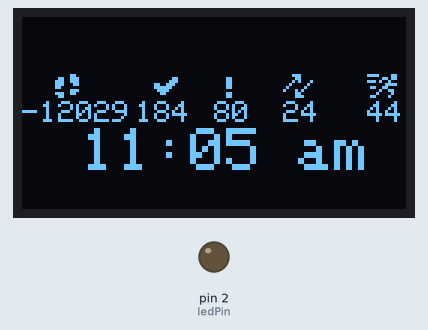
Simulated run of this sketch. Board: Arduino Uno, built for the host (arithmetic inside an expression is 32-bit, double 64-bit). Shown: 128×64 one-colour display, output pins drawn as LEDs (lit = HIGH). Random numbers use the default seed unless the sketch sets one.

Above: at 0.4 s.
At 4.4 s:
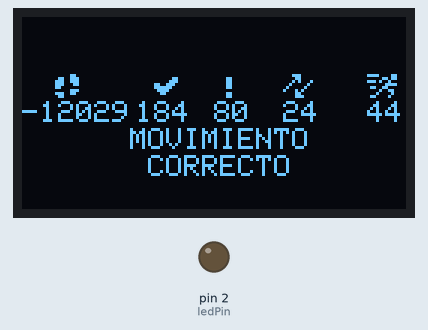
At 8.5 s:
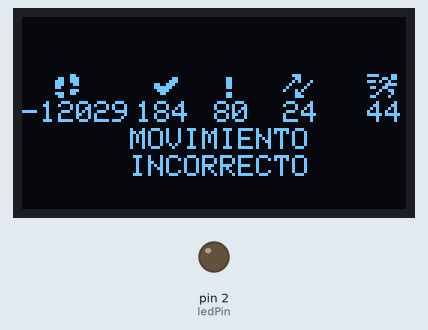
At 16.5 s:
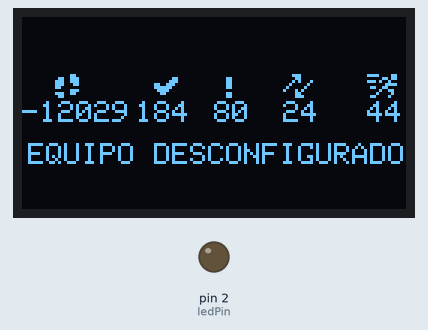
Timing chart, 0 to 18.0 s (numbered marks = the images above):
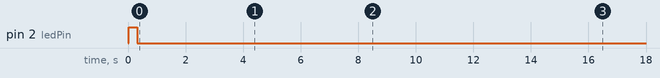

The sketch:

test_oled.ino
```cpp
//-------- DEMO OLED ---------------------

#include <Wire.h>
#include <Adafruit_GFX.h>
#include <Adafruit_SSD1306.h>

//-------- DEFINICION DE OLEDS -----------
#define SCREEN_WIDTH          128   // OLED display anchura (px).
#define SCREEN_HEIGHT         64    // OLED display altura (px).

#define OLED_RESET            -1    // Reset pin # (or -1 if sharing Arduino reset pin).

#define ledPin                2

#define ANIMATION_NUMBER      2     // Cant. de frames que cambiará cada vez que se llama la función.
#define ANIMATION_TIME        500   // Tiempo de muestreo entre cada frame.
#define OLED_ADDRESS          0x3C  // Direccion I2C de la oled, también puede ser 0x3D.

Adafruit_SSD1306 display(SCREEN_WIDTH, SCREEN_HEIGHT, &Wire, OLED_RESET); // Declaration for an SSD1306 display connected to I2C (SDA, SCL pins).
//----------------------------------------

//-------- PANTALLAS OLED ----------------
#define HORA                  1
#define MOVIMIENTO_CORRECTO   2
#define MOVIMIENTO_INCORRECTO 3
#define BATERIA_BAJA          4
#define DESCONFIGURADO        5

#define BUFFER_LLENO          1
#define ACTIVANDO_IMU         2
#define ACTIVANDO_IMU_FALLA   3

#define BATT_ZERO             0
#define BATT_EMPTY            5
//----------------------------------------

int y = 19;                           // Offset para oled 128x64, Debe ser 0 para oled 128x32.

//----------------------- VARIABLES MODO OPERACION -------------------
int pasos;                            // Pasos.
int pc;                               // Operaciones Correctas.
int par;                              // Posiciones Alto Riesgo.
int hi;                               // Movimientos de Alta Intensidad.
int hv;                               // Operaciones Alta Velocidad.

int hour = 12;
int minute = 00;
char *amPm = "am";
//--------------------------------------------------------------------

//----------------------- VARIABLES AUX ------------------------------
int curr_time;
int tt = 4;
int xx = 59;
int yy = y + 9;
//--------------------------------------------------------------------

//----------------------- LOGOS MODO OPERACION -----------------------------------------------------------------------------------------

static const uint8_t steps[16]        = {0x03, 0x00, 0x33, 0x80, 0x73, 0x80, 0x70, 0x80, 0x41, 0x80, 0x63, 0x80, 0x73, 0x00, 0x30, 0x00};
static const uint8_t check[16]        = {0x00, 0x00, 0x01, 0x80, 0x03, 0x80, 0x67, 0x00, 0x7e, 0x00, 0x3c, 0x00, 0x18, 0x00, 0x00, 0x00};
static const uint8_t alert[16]        = {0x00, 0x00, 0x0c, 0x00, 0x0c, 0x00, 0x0c, 0x00, 0x0c, 0x00, 0x00, 0x00, 0x0c, 0x00, 0x0c, 0x00};
static const uint8_t acceleration[16] = {0x1c, 0x00, 0x0c, 0x00, 0x14, 0x40, 0x20, 0x80, 0x41, 0x00, 0x8a, 0x00, 0x0c, 0x00, 0x0e, 0x00};
static const uint8_t stepsV2[16]      = {0x70, 0x00, 0x73, 0x80, 0x73, 0x80, 0x03, 0x80, 0x70, 0x00, 0x73, 0x80, 0x03, 0x80, 0x00, 0x00};
static const uint8_t stepsV3[16]      = {0x03, 0x00, 0x33, 0x80, 0x73, 0x80, 0x71, 0x80, 0x60, 0x00, 0x03, 0x80, 0x73, 0x00, 0x30, 0x00};
static const uint8_t velocity[16]     = {0x00, 0x00, 0x8f, 0xc0, 0x68, 0x40, 0x08, 0x40, 0xd8, 0x40, 0x08, 0x40, 0x6f, 0xc0, 0x00, 0x00};
static const uint8_t velocityV2[16]   = {0xf0, 0xc0, 0x06, 0xc0, 0xe9, 0x00, 0x03, 0xc0, 0x66, 0x00, 0x09, 0x80, 0x10, 0x80, 0x61, 0x00};

//-------------------------------------------------------------------------------------------------------------------------------------------------------------------------------------------------

//---------------------- SPRITES LOAD ANIMATION ------------------------------------------------

const unsigned char PROGMEM frames [9][33] = {
  {0x00, 0x00, 0x01, 0x80, 0x03, 0xC0, 0x02, 0x48, 0x3C, 0x3C, 0x20, 0x84, 0x33, 0xCC, 0x12, 0x48, 0x16, 0x68, 0x33, 0xCC, 0x20, 0x84, 0x3E, 0x3C, 0x02, 0x40, 0x03, 0xC0, 0x00, 0x80, 0x00, 0x00},
  {0x00, 0x00, 0x01, 0x80, 0x01, 0xC0, 0x1B, 0x60, 0x3C, 0x3C, 0x31, 0x1C, 0x13, 0xC4, 0x12, 0x4C, 0x36, 0x68, 0x23, 0xC8, 0x28, 0x8C, 0x3C, 0x3C, 0x06, 0xD8, 0x03, 0x80, 0x02, 0x80, 0x00, 0x00},
  {0x00, 0x00, 0x00, 0x80, 0x01, 0xE0, 0x1F, 0x20, 0x34, 0x30, 0x10, 0x9C, 0x13, 0xC6, 0x12, 0x4C, 0x76, 0x68, 0x23, 0xC8, 0x38, 0x88, 0x0C, 0x2C, 0x04, 0xF8, 0x07, 0x00, 0x01, 0x00, 0x00, 0x00},
  {0x00, 0x00, 0x00, 0x40, 0x0C, 0xE0, 0x1F, 0xA0, 0x10, 0x30, 0x19, 0x1C, 0x1B, 0xCC, 0x32, 0x46, 0x66, 0x6C, 0x23, 0xC8, 0x39, 0x18, 0x0C, 0x48, 0x0D, 0xF8, 0x07, 0x10, 0x00, 0x00, 0x00, 0x00},
  {0x00, 0x00, 0x00, 0x00, 0x0C, 0x70, 0x1B, 0x90, 0x18, 0x30, 0x08, 0x90, 0x13, 0xCC, 0x72, 0x44, 0x66, 0x6E, 0x33, 0xC8, 0x08, 0x90, 0x08, 0x10, 0x0B, 0xD8, 0x0E, 0x30, 0x00, 0x00, 0x00, 0x00},
  {0x00, 0x00, 0x00, 0x00, 0x0E, 0x70, 0x0B, 0xD8, 0x08, 0x10, 0x08, 0x90, 0x33, 0xD8, 0x26, 0x46, 0x62, 0x66, 0x1B, 0xCC, 0x08, 0x90, 0x08, 0x10, 0x1B, 0xD0, 0x06, 0x70, 0x00, 0x00, 0x00, 0x00},
  {0x00, 0x00, 0x02, 0x00, 0x07, 0x30, 0x0D, 0xF8, 0x0C, 0x18, 0x39, 0x10, 0x33, 0xD8, 0x62, 0x4C, 0x36, 0x66, 0x13, 0xCE, 0x19, 0x98, 0x10, 0x30, 0x1F, 0xB0, 0x0C, 0xF0, 0x00, 0x00, 0x00, 0x00},
  {0x00, 0x00, 0x01, 0x00, 0x07, 0x00, 0x05, 0xF8, 0x0C, 0x08, 0x38, 0x18, 0x23, 0xC8, 0x72, 0x48, 0x16, 0x66, 0x13, 0xC4, 0x10, 0x9C, 0x10, 0x30, 0x1F, 0x20, 0x00, 0xE0, 0x00, 0x80, 0x00, 0x00},
  {0x00, 0x00, 0x03, 0x00, 0x03, 0x80, 0x06, 0xF8, 0x1C, 0x6C, 0x39, 0x0C, 0x63, 0xC8, 0x36, 0x48, 0x16, 0x6C, 0x13, 0xC6, 0x30, 0x9C, 0x34, 0x38, 0x1F, 0x60, 0x01, 0xE0, 0x00, 0x80, 0x00, 0x00}
};
//-------------------------------------------------------------------------------------------------------------------------------------------------------------------------------------------------

//---------------------- FRAME FAIL IMU --------------------------------------------------------
const unsigned char PROGMEM error_imu[] = {0x03, 0xc0, 0x07, 0xe0, 0x07, 0xe0, 0x07, 0xe0, 0x07, 0xe0, 0x07, 0xe0, 0x07, 0xe0, 0x07, 0xe0, 0x07, 0xe0, 0x03, 0xc0, 0x01, 0x80, 0x00, 0x00, 0x00, 0x00, 0x01, 0x80, 0x03, 0xc0, 0x01, 0x80};
//----------------------------------------------------------------------------------------------

//---------------------- battery sprites -------------------------------------------------------
/*
  Batt_frames definition:
  0: batt_0
  1: batt_25
  2: batt_50
  3: batt_75
  4: batt_100
  5: batt_empty
  6: batt_empty_small
*/
const unsigned char PROGMEM batt_frames[7][48]    = {
  {0x3F, 0xFF, 0xF0, 0x7F, 0xFF, 0xF8, 0xC0, 0x00, 0x0C, 0xC0, 0x00, 0x0C, 0xC0, 0x00, 0x0C, 0xC0, 0x00, 0x0C, 0xC0, 0x00, 0x0F, 0xC0, 0x00, 0x0F, 0xC0, 0x00, 0x0F, 0xC0, 0x00, 0x0F, 0xC0, 0x00, 0x0F, 0xC0, 0x00, 0x0C, 0xC0, 0x00, 0x0C, 0xC0, 0x00, 0x0C, 0x7F, 0xFF, 0xF8, 0x3F, 0xFF, 0xF0},
  {0x3F, 0xFF, 0xF0, 0x7F, 0xFF, 0xF8, 0xC0, 0x00, 0x0C, 0xDE, 0x00, 0x0C, 0xDE, 0x00, 0x0C, 0xDE, 0x00, 0x0C, 0xDE, 0x00, 0x0F, 0xDE, 0x00, 0x0F, 0xDE, 0x00, 0x0F, 0xDE, 0x00, 0x0F, 0xDE, 0x00, 0x0F, 0xDE, 0x00, 0x0C, 0xDE, 0x00, 0x0C, 0xC0, 0x00, 0x0C, 0x7F, 0xFF, 0xF8, 0x3F, 0xFF, 0xF0},
  {0x3F, 0xFF, 0xF0, 0x7F, 0xFF, 0xF8, 0xC0, 0x00, 0x0C, 0xDF, 0xE0, 0x0C, 0xDF, 0xE0, 0x0C, 0xDF, 0xE0, 0x0C, 0xDF, 0xE0, 0x0F, 0xDF, 0xE0, 0x0F, 0xDF, 0xE0, 0x0F, 0xDF, 0xE0, 0x0F, 0xDF, 0xE0, 0x0F, 0xDF, 0xE0, 0x0C, 0xDF, 0xE0, 0x0C, 0xC0, 0x00, 0x0C, 0x7F, 0xFF, 0xF8, 0x3F, 0xFF, 0xF0},
  {0x3F, 0xFF, 0xF0, 0x7F, 0xFF, 0xF8, 0xC0, 0x00, 0x0C, 0xDF, 0xFE, 0x0C, 0xDF, 0xFE, 0x0C, 0xDF, 0xFE, 0x0C, 0xDF, 0xFE, 0x0F, 0xDF, 0xFE, 0x0F, 0xDF, 0xFE, 0x0F, 0xDF, 0xFE, 0x0F, 0xDF, 0xFE, 0x0F, 0xDF, 0xFE, 0x0C, 0xDF, 0xFE, 0x0C, 0xC0, 0x00, 0x0C, 0x7F, 0xFF, 0xF8, 0x3F, 0xFF, 0xF0},
  {0x3F, 0xFF, 0xF0, 0x7F, 0xFF, 0xF8, 0xC0, 0x00, 0x0C, 0xDF, 0xFF, 0xEC, 0xDF, 0xFF, 0xEC, 0xDF, 0xFF, 0xEC, 0xDF, 0xFF, 0xEF, 0xDF, 0xFF, 0xEF, 0xDF, 0xFF, 0xEF, 0xDF, 0xFF, 0xEF, 0xDF, 0xFF, 0xEF, 0xDF, 0xFF, 0xEC, 0xDF, 0xFF, 0xEC, 0xC0, 0x00, 0x0C, 0x7F, 0xFF, 0xF8, 0x3F, 0xFF, 0xF0},
  {0x3F, 0xFF, 0xF0, 0x7F, 0xFF, 0xF8, 0xC0, 0x00, 0x0C, 0xC0, 0x78, 0x0C, 0xC0, 0xFC, 0x0C, 0xC0, 0xFC, 0x0C, 0xC0, 0xFC, 0x0F, 0xC0, 0xFC, 0x0F, 0xC0, 0x78, 0x0F, 0xC0, 0x30, 0x0F, 0xC0, 0x00, 0x0F, 0xC0, 0x30, 0x0C, 0xC0, 0x30, 0x0C, 0xC0, 0x00, 0x0C, 0x7F, 0xFF, 0xF8, 0x3F, 0xFF, 0xF0},
  {0x7f, 0xfc, 0xff, 0xfe, 0xc0, 0x06, 0xd0, 0x07, 0xd0, 0x07, 0xd0, 0x07, 0xd0, 0x07, 0xc0, 0x06, 0xff, 0xfe, 0x7f, 0xfc}
};
//----------------------------------------------------------------------------------------------

//---------------------- MUESTREO DE PANTALLAS -------------------------------------------------
//---------------------- MODO OPERACION --------------------------------------------------------
/*
  Modo Operacion tiene distintos msj de muestra, a continuación los posibles mensajes

  1: HORA                   -> Pantalla predeterminada, muestra valores y la hora
  2: MOVIMIENTO_CORRECTO    -> Muestra valores y msj "MOVIMIENTO CORRECTO"
  3: MOVIMIENTO_INCORRECTO  -> Muestra valores y msj "MOVIMIENTO INCORRECTO"
  4: BATERIA_BAJA           -> Muestra valores y msj "BATERIA BAJA"
  5: DESCONFIGURADO         -> Muestra valores y msj "EQUIPO DESCONFIGURADO"

*/
void modo_operacion(int msj) {

  char buf[9];                                               // Char auxiliar

  display.clearDisplay();                                     // Limpiamos gráficos actuales en la OLED
  display.setTextSize(1);                                     // Establecemos el tamaño del texto a 1
  display.setTextColor(WHITE);                                // Y de color blanco/azul

  display.drawBitmap(10, y, stepsV3, 10, 8, 1);               // Logo stepsV3.
  display.drawBitmap(43, y, check, 10, 8, 1);                 // Logo check.
  display.drawBitmap(64, y, alert, 10, 8, 1);                 // Logo alert.
  display.drawBitmap(87, y, acceleration, 10, 8, 1);          // Logo acceleration.
  display.drawBitmap(115, y, velocityV2, 10, 8, 1);           // Logo velocityV2.

  display.setCursor(0, y + 9);                                // Establecemos la posición X,Y.
  sprintf(buf, "%05d", pasos);                                // Agregamos 0's iniciales. Conteo de pasos
  display.println(F(buf));                                    // Mostramos en pantalla.

  display.setCursor(38, y + 9);
  sprintf(buf, "%03d", pc);                                   // Operaciones Correcta
  display.println(F(buf));

  display.setCursor(64, y + 9);
  sprintf(buf, "%02d", par);                                  // Operacion Alto Riesgo
  display.println(F(buf));

  display.setCursor(87, y + 9);
  sprintf(buf, "%02d", hi);                                   // Movimientos de Alta Intensidad
  display.println(F(buf));

  display.setCursor(115, y + 9);
  sprintf(buf, "%02d", hv);                                   // Operaciones Alta Velocidad
  display.println(F(buf));

  switch (msj) {
    case 1: // HORA
      display.setTextSize(2);
      display.setCursor(20, y + 18);

      sprintf(buf, "%02d:%02d %s", hour, minute, amPm);       // Formato a la hora EJ: 12:00 AM->  where char *amPm = "AM"; IT WORKS

      //display.println(F("12:25 pm"));
      display.println(F(buf));

      break;

    case 2: // MOVIMIENTO_CORRECTO
      display.setTextSize(1);
      display.setCursor(36, y + 18);
      display.println(F("MOVIMIENTO"));
      display.setCursor(36, y + 27);
      display.println(F(" CORRECTO "));
      break;

    case 3: // MOVIMIENTO_INCORRECTO
      display.setTextSize(1);
      display.setCursor(36, y + 18);
      display.println(F("MOVIMIENTO"));
      display.setCursor(36, y + 27);
      display.println(F("INCORRECTO"));
      break;

    case 4: // BATERIA_BAJA
      display.setTextSize(1);
      display.setCursor(20 , y + 23);
      display.println(F("BATERIA BAJA"));
      display.drawBitmap(xx + 38, y + 21, batt_frames[6], 16, 10, 1);    // Modo operacion -> batería baja
      break;

    case 5: // DESCONFIGURADO
      display.setTextSize(1);
      display.setCursor(2 , y + 23);
      display.println(F("EQUIPO DESCONFIGURADO"));
      break;
  }
  display.display();
}
//----------------------------------------------------------------------------------------------

//---------------------- MODO CARGA DE BATERIA -------------------------------------------------
void modo_carga_bateria(int porc_carga) {

  char buff[10];

  int frames_batt_sel;                                        // Aquí guardaremos el indice donde está guardado el sprite de la bateria a mostrar

  if (porc_carga <= 25) {                                     // Dependiendo de la cantidad de carga en la batería se le asignará una animación diferente
    frames_batt_sel = 1;                                      // batt_25
  }
  else if (porc_carga <= 50) {
    frames_batt_sel = 2;                                      // batt_50
  }
  else if (porc_carga <= 75) {
    frames_batt_sel = 3;                                      // batt_75
  }
  else if (porc_carga <= 100) {
    frames_batt_sel = 4;                                      // batt_100
  }

  for (int i = 0; i < ANIMATION_NUMBER; i++) {                // i -> para cambiar el frame en la animacion

    display.clearDisplay();
    display.setTextSize(1);
    display.setTextColor(WHITE);

    display.setCursor(2, y);
    display.print(F("    CARGANDO "));

    sprintf(buff, "%01d", porc_carga);                          // Llevamos el entero del porcentaje a un array auxiliar buff.
    strcat(buff, "%");                                          // Concatenamos el simbolo de % al array auxiliar buff.

    display.print(F(buff));                                     // Mostramos porcentaje de carga.

    if (porc_carga == 100) {                                    // Si el porcentaje es igual a 100, no mostramos animación.
      display.drawBitmap(xx - 4, yy, batt_frames[4], 24, 16, 1);                    // Seleccionamos el frame de bateria completa.
    } else {
      if (i == 1) {
        display.drawBitmap(xx - 4, yy, batt_frames[frames_batt_sel], 24, 16, 1);    // Seleccionamos el frame correspondiente al porcentaje de carga actual.
      } else {
        display.drawBitmap(xx - 4, yy, batt_frames[0], 24, 16, 1);                  // Seleccionamos el frame de batería vacio.
      }
    }

    display.display();                                          // Muestreo de la pantalla.
    curr_time = millis();
    while (millis() - curr_time <= ANIMATION_TIME);             // Delay sin bloquear interrupciones.
  }
}
//----------------------------------------------------------------------------------------------

//---------------------- MODO ACTIVACION -------------------------------------------------------
/*
  Modo Activacion tiene distintas pantallas, a continuación las posibles pantallas

  1: BUFFER_LLENO         -> Muestra pantalla indicando de descargar la data
  2: ACTIVANDO_IMU        -> Muestra pantalla indicando que se está activando el equipo
  3: ACTIVANDO_IMU_FALLA  -> Muestra pantalla indicando del status del IMU es incorrecto y debera seguir intentando/reiniciar el equipo
  4: BATERIA_BAJA         -> Muestra pantalla indicando que la bateria esta baja
*/
void modo_activacion(int msj) {
  display.clearDisplay();
  display.setTextSize(1);
  display.setTextColor(WHITE);

  for (int i = 0; i < ANIMATION_NUMBER; i++) {              // i -> para cambiar el frame en la animacion
    switch (msj) {
      case 1:                                               // BUFFER LLENO - BLINK
        if (i == 1) {
          display.drawBitmap(xx, y, error_imu, 16, 16, 1);
        }
        display.setCursor(2, y + 23);
        display.println(F("  DESCARGAR LA DATA  "));
        break;

      case 2:                                               // ACTIVANDO IMU - SPRITE ANIMATION LOADING
        for (int i = 0; i < 8; i++) {                       // 8 frames per rotation
          display.clearDisplay();
          display.setTextSize(1);
          display.setTextColor(WHITE);

          display.setCursor(2, y);
          display.println(F("  ACTIVANDO EQUIPO   "));
          display.drawBitmap(xx, yy, frames[i], 16, 16, 1);
          display.display();
          delay(5);
        }
        break;

      case 3:                                               // ACTIVANDO IMU - ERROR WHILE CONNECTING BLINK
        display.setCursor(2, y);
        display.println(F("  ACTIVANDO EQUIPO   "));
        if (i == 1) {
          display.drawBitmap(xx, yy, error_imu, 16, 16, 1);
        }
        break;

      case 4:                                               // CARGAR BATERIA - BLINK
        if (i == 1) {
          display.drawBitmap(xx - 4, y, batt_frames[BATT_EMPTY], 24, 16, 1);
          display.drawBitmap(xx - 4, y, batt_frames[BATT_ZERO], 24, 16, 1);
        }
        display.setCursor(2, y + 23);
        display.println(F("    CARGAR BATERIA   "));
        break;
    }

    if (msj != 2) {                                         // Si MSJ es ACTIVANDO_IMU (animacion de tuerca) salta este delay para no detener la fluidez de la animacion
      display.display();
      curr_time = millis();
      while (millis() - curr_time <= ANIMATION_TIME);       // Delay sin bloquear interrupciones
    }
  }
}
//----------------------------------------------------------------------------------------------
//----------------------------------------------------------------------------------------------

void setup() {
  Serial.begin(9600);
  pinMode(ledPin, OUTPUT);

  // SSD1306_SWITCHCAPVCC = generate display voltage from 3.3V internally
  if (!display.begin(SSD1306_SWITCHCAPVCC, OLED_ADDRESS)) {
    Serial.println(F("SSD1306 allocation failed"));
    for (;;);
  }

  display.clearDisplay();

  // Draw bitmap orbittas logo on the screen
  //display.drawBitmap(0, 0, ORBITTAS_BMP_LOGO, 128, 64, 1);
  //display.display();

  digitalWrite(ledPin, HIGH);
  delay(300);
  digitalWrite(ledPin, LOW);
}

void loop() {
  int c_t, pcarga;
  int tiempo_muestreo = 4000;

  //-------- VALORES ALEATORIOS PARA DEMOSTRACION --------
  hour = random(1, 12);
  minute = random(0, 59);

  pcarga = random(0, 100);

  pasos = random(0, 99999);
  pc = random(0, 999);
  par = random(0, 99);
  hi = random(0, 99);
  hv = random(0, 99);
  //------------------------------------------------------

  c_t = millis();
  do {
    modo_operacion(HORA);                       // Muestreo modo operacion pantalla por defecto
  } while (millis() - c_t <= tiempo_muestreo);

  c_t = millis();
  do {
    modo_operacion(MOVIMIENTO_CORRECTO);        // Muestreo modo operacion pantalla movimiento correcto
  } while (millis() - c_t <= tiempo_muestreo);

  c_t = millis();
  do {
    modo_operacion(MOVIMIENTO_INCORRECTO);      // Muestreo modo operacion pantalla movimiento incorrecto
  } while (millis() - c_t <= tiempo_muestreo);

  c_t = millis();
  do {
    modo_operacion(BATERIA_BAJA);               // Muestreo modo operacion pantalla bateria baja
  } while (millis() - c_t <= tiempo_muestreo);

  c_t = millis();
  do {
    modo_operacion(DESCONFIGURADO);             // Muestreo modo operacion pantalla desconfigurado
  } while (millis() - c_t <= tiempo_muestreo);


  c_t = millis();
  do {
    modo_carga_bateria(pcarga);                 // Muestreo modo carga bateria pantalla porcentaje de carga
  } while (millis() - c_t <= tiempo_muestreo);


  c_t = millis();
  do {
    modo_activacion(ACTIVANDO_IMU);             // Muestreo modo activacion pantalla activando equipo
  } while (millis() - c_t <= tiempo_muestreo);

  c_t = millis();
  do {
    modo_activacion(ACTIVANDO_IMU_FALLA);       // Muestreo modo activacion pantalla activando equipo con falla
  } while (millis() - c_t <= tiempo_muestreo);

  c_t = millis();
  do {
    modo_activacion(BUFFER_LLENO);              // Muestreo modo activacion pantalla buffer de datos lleno
  } while (millis() - c_t <= tiempo_muestreo);

  c_t = millis();
  do {
    modo_activacion(BATERIA_BAJA);              // Muestreo modo activacion pantalla cargar bateria
  } while (millis() - c_t <= tiempo_muestreo);
}
```

Measured:
- what the display in image 0 shows lasts 4.0 s, from 0.4 s to 4.4 s
